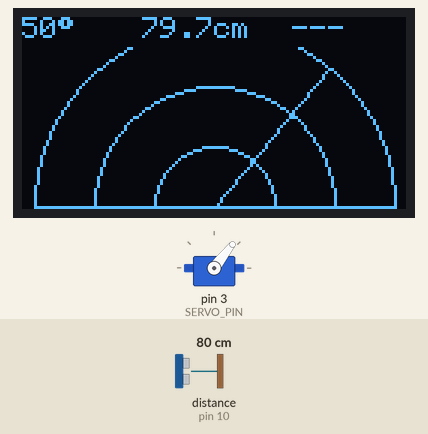
Bench run of a sketch on a simulated Arduino Uno, built with avr-gcc and run on an emulated ATmega328P. Shown: servo, 128×64 one-colour display. Wiring (inferred from the names in the program): ultrasonic range finder: trigger pin 9; echo pin 10. The inputs (shaded band) are chosen by the test bench; at power-on: distance to the obstacle (sensor on pin 10) 80 cm. The echo pulse lasts 58.3 µs per cm; what the sketch prints to the serial monitor is not drawn.

Above: at 1.29 s.
1.3 s: distance to the obstacle (sensor on pin 10) set to 2 cm
At 1.47 s:
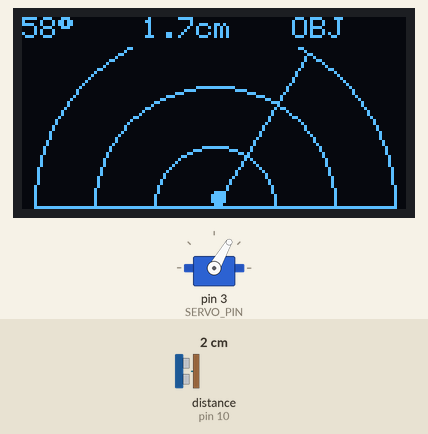
2.9 s: distance to the obstacle (sensor on pin 10) set to 18 cm
At 3.07 s:
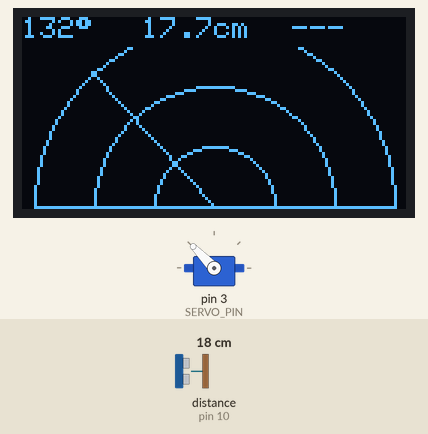
4.6 s: distance to the obstacle (sensor on pin 10) set to 4 cm
At 4.78 s:
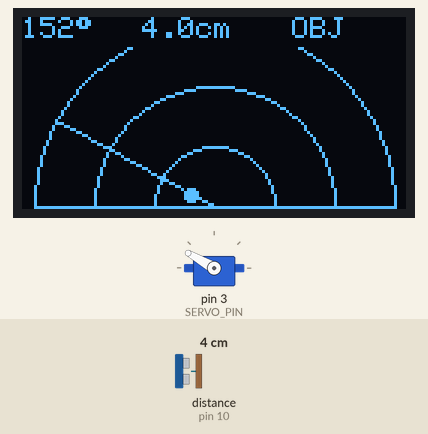
6.2 s: distance to the obstacle (sensor on pin 10) set to 35 cm
At 6.35 s:
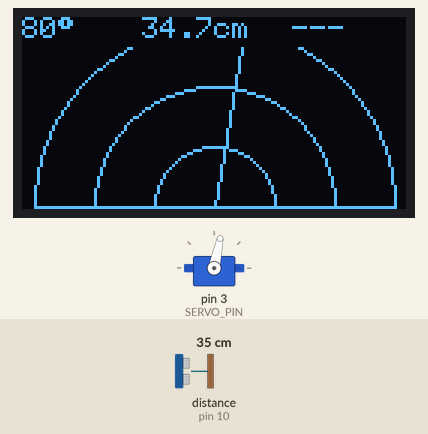
7.8 s: distance to the obstacle (sensor on pin 10) set to 9 cm
At 7.95 s:
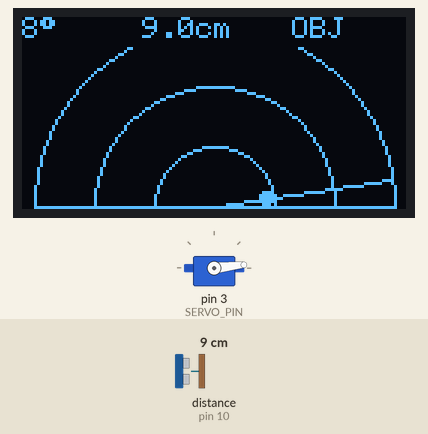
Timing chart, 0 to 13.4 s (numbered marks = the images above; inputs shaded):
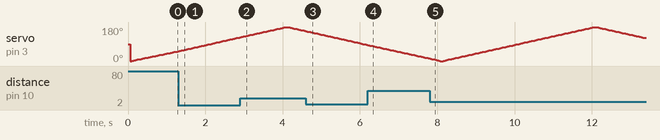

Measured:
- after the input at 1.3 s, the display: first differs from a run without the input after 0.07 s (image 1 shows a later state)
- after the input at 2.9 s, the display: first differs from a run without the input after 0.08 s (image 2 shows a later state)
- after the input at 4.6 s, the display: first changes at once (image 3 shows a later state)
- after the input at 6.2 s, the display: first differs from a run without the input after 0.05 s (image 4 shows a later state)
- after the input at 7.8 s, the display: first differs from a run without the input after 0.06 s (image 5 shows a later state)

The sketch:

rader.ino
```cpp
#include <Servo.h>
#include <Wire.h>
#include <Adafruit_GFX.h>
#include <Adafruit_SSD1306.h>
#include <math.h>

#define SCREEN_WIDTH 128
#define SCREEN_HEIGHT 64
Adafruit_SSD1306 display(SCREEN_WIDTH, SCREEN_HEIGHT, &Wire, -1);

Servo radarServo;

#define TRIG_PIN 9
#define ECHO_PIN 10
#define SERVO_PIN 3

#define MAX_DISTANCE 30      // Radar range (cm)
#define DETECT_DISTANCE 10   // Detection limit

// Radar center
const int cx = 64;
const int cy = 63;

float getDistance()
{
  digitalWrite(TRIG_PIN, LOW);
  delayMicroseconds(2);

  digitalWrite(TRIG_PIN, HIGH);
  delayMicroseconds(10);
  digitalWrite(TRIG_PIN, LOW);

  long duration = pulseIn(ECHO_PIN, HIGH, 30000);

  if(duration == 0)
    return MAX_DISTANCE + 5;

  return duration * 0.0343 / 2.0;
}

void drawRadar()
{
  display.drawCircle(cx, cy, 20, SSD1306_WHITE);
  display.drawCircle(cx, cy, 40, SSD1306_WHITE);
  display.drawCircle(cx, cy, 60, SSD1306_WHITE);

  display.drawLine(4, cy, 124, cy, SSD1306_WHITE);
}

void drawSweep(int angle)
{
  float rad = radians(angle);

  int x = cx + 60 * cos(rad);
  int y = cy - 60 * sin(rad);

  display.drawLine(cx, cy, x, y, SSD1306_WHITE);
}

void drawTarget(int angle, float distance)
{
  if(distance > DETECT_DISTANCE)
    return;

  int r = map(distance * 10, 0, MAX_DISTANCE * 10, 0, 60);

  float rad = radians(angle);

  int x = cx + r * cos(rad);
  int y = cy - r * sin(rad);

  display.fillCircle(x, y, 2, SSD1306_WHITE);
}

void drawInfo(int angle, float distance)
{
  display.fillRect(0, 0, 128, 10, SSD1306_BLACK);

  display.setTextSize(1);
  display.setTextColor(SSD1306_WHITE);

  display.setCursor(0,0);
  display.print(angle);
  display.print((char)247);

  display.setCursor(40,0);
  display.print(distance,1);
  display.print("cm");

  display.setCursor(90,0);

  if(distance <= DETECT_DISTANCE)
    display.print("OBJ");
  else
    display.print("---");
}

void scan(int startAngle, int endAngle, int step)
{
  for(int angle=startAngle;
      (step>0)? angle<=endAngle : angle>=endAngle;
      angle+=step)
  {

    radarServo.write(angle);
    delay(2);

    float distance = getDistance();

    display.clearDisplay();

    drawRadar();
    drawSweep(angle);
    drawTarget(angle, distance);
    drawInfo(angle, distance);

    display.display();

    Serial.print(angle);
    Serial.print(",");
    Serial.println(distance);
  }
}

void setup()
{
  Serial.begin(9600);

  radarServo.attach(SERVO_PIN);

  pinMode(TRIG_PIN, OUTPUT);
  pinMode(ECHO_PIN, INPUT);

  if(!display.begin(SSD1306_SWITCHCAPVCC, 0x3C))
    while(1);

  display.clearDisplay();
  display.display();
}

void loop()
{
  scan(0,180,2);
  scan(180,0,-2);
}
```
